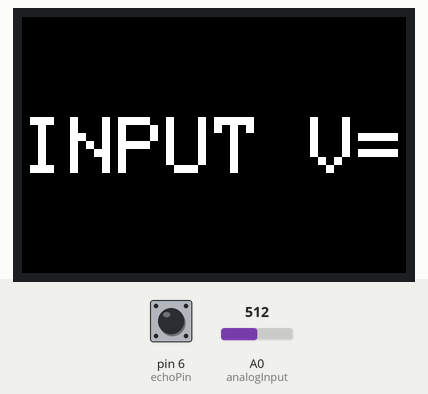
The sketch below on a simulated Arduino Uno, built with avr-gcc and run on an emulated ATmega328P. On the bench: 96×64 colour display. The inputs (shaded band) are chosen by the test bench; at power-on: pin 6 (echoPin) LOW, A0 (analogInput) = 512. What the sketch prints to the serial monitor is not drawn.

1.4 s: pin 6 (echoPin) pulsed HIGH 5 times (0.12 s each, 0.3 s apart)
Above: at 2.23 s.
Timing chart, 0 to 4.4 s (numbered marks = the images above; inputs shaded):
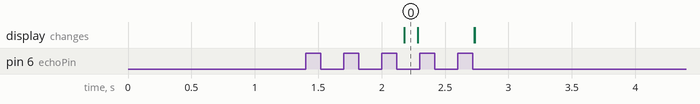

The sketch:

task2_v.ino
```cpp
#define Sclk 50 //--- connect this to the display module CLK pin (Serial Clock)

#define Mosi 49 //--- connect this to the display module DIN pin (Serial Data)

#define Rst  47 //--- connect this to the display module RES pin (Reset)

#define Dc   46 //--- connect this to the display module D/C  pin (Data or Command)

#define Cs   48 //--- connect this to the display module CS  pin (Chip Select)

int pin1R = 8;
int pin2R = 9;
int pin1L = 10;
int pin2L = 11;

#define echoPin 6
#define trigPin 7


// Color definitions

#define  BLACK           0x0000

#define BLUE            0x0006

#define RED             0xF800

#define GREEN           0x07E0

#define CYAN            0x07FF

#define MAGENTA         0xF81F

#define YELLOW          0xFFE0

#define WHITE           0xFFFF

#define BACKGROUND      0x0000


#include <Adafruit_SSD1331.h>

Adafruit_SSD1331 display = Adafruit_SSD1331(Cs, Dc, Mosi, Sclk, Rst);
int analogInput = 0;
float vout = 0.0;
float vin = 0.0;
int value = 0;
void setup()
{
  Serial.begin(9600);

  display.begin();
  display.fillScreen(BLACK);
  //tftPrintTest();
  //delay(2000);
  display.fillScreen(BACKGROUND);
  display.setCursor(0,0);
}

void loop() {
  long duration, distance_in_cm;
   // read the value at analog input
   value = analogRead(analogInput);
   vin = (value * 5.0) / 1024.0; // see text
   if (vin<0.01) {
   vin=0.0; }      //statement to remove undesired reading!

  display.fillScreen(BLACK);
  display.setCursor(0, 1);
  display.setTextColor(WHITE);
  display.setTextSize(2);
  //display.println("INPUT V= ");
  //Serial.print("INPUT V= ");
  display.setCursor(0, 25);
  //display.print(vin);
  //display.println(vin);


  digitalWrite(trigPin, LOW);
  //delayMicroseconds(2);
  digitalWrite(trigPin, HIGH);
  //delayMicroseconds(10);
  digitalWrite(trigPin, LOW);


  duration = pulseIn(echoPin, HIGH);
  distance_in_cm = (duration/2) / 29.1;
  Serial.println("Distance_in_cm: ");
  Serial.println(distance_in_cm);

  if(distance_in_cm<20){
    stopCar();
    delay(1000);


    display.fillScreen(BLACK);
    display.setCursor(0, 1);
    display.setTextColor(WHITE);
    display.setTextSize(2);

    //Serial.print("INPUT V= ");
    display.setCursor(0, 25);
    display.println("INPUT V= ");
    Serial.println(vin);
    delay(100);


  }else{
      forwardCar();
      display.fillScreen(BLACK);
      display.setCursor(0, 1);
      display.setTextColor(WHITE);
      display.setTextSize(2);
      display.println("INPUT V= ");
      display.print(vin);
    }


}


void forwardCar() {
  digitalWrite(pin1R, 1);
  digitalWrite(pin2R, 0);
  digitalWrite(pin1L, 1);
  digitalWrite(pin2L, 0);
}


void stopCar() {
  stopL();
  stopR();
}

void stopR() {
  digitalWrite(pin1R, 0);
  digitalWrite(pin2R, 0);
}

void stopL() {
  digitalWrite(pin1L, 0);
  digitalWrite(pin2L, 0);
}
void tftPrintTest() {


  display.fillScreen(BLACK);
  display.setCursor(0, 1);
  display.setTextColor(WHITE);
  display.setTextSize(2);
  display.println("INPUT V= ");
  display.setCursor(0, 25);
  display.print("Ready to measure");
  //display.print(vin);
  //delay(500);

}

void backwardCar() {
  digitalWrite(pin1R, 0);
  digitalWrite(pin2R, 1);
  digitalWrite(pin1L, 0);
  digitalWrite(pin2L, 1);
}
```
